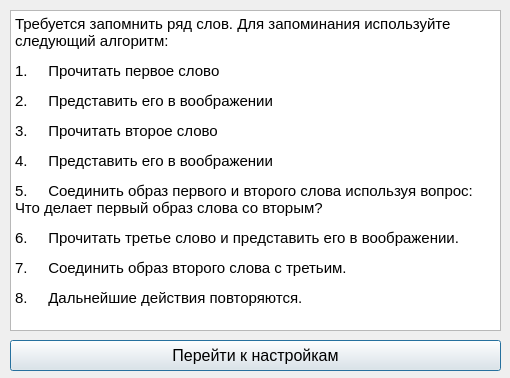
<?xml version="1.0" encoding="UTF-8"?>
<ui version="4.0">
 <class>Manual</class>
 <widget class="QDialog" name="Manual">
  <property name="geometry">
   <rect>
    <x>0</x>
    <y>0</y>
    <width>510</width>
    <height>378</height>
   </rect>
  </property>
  <property name="windowTitle">
   <string>Инструкция</string>
  </property>
  <widget class="QTextBrowser" name="textBrowser">
   <property name="geometry">
    <rect>
     <x>10</x>
     <y>10</y>
     <width>491</width>
     <height>321</height>
    </rect>
   </property>
   <property name="html">
    <string>&lt;!DOCTYPE HTML PUBLIC &quot;-//W3C//DTD HTML 4.0//EN&quot; &quot;http://www.w3.org/TR/REC-html40/strict.dtd&quot;&gt;
&lt;html&gt;&lt;head&gt;&lt;meta name=&quot;qrichtext&quot; content=&quot;1&quot; /&gt;&lt;style type=&quot;text/css&quot;&gt;
p, li { white-space: pre-wrap; }
&lt;/style&gt;&lt;/head&gt;&lt;body style=&quot; font-family:'MS Shell Dlg 2'; font-size:8.25pt; font-weight:400; font-style:normal;&quot;&gt;
&lt;p style=&quot; margin-top:0px; margin-bottom:0px; margin-left:0px; margin-right:0px; -qt-block-indent:0; text-indent:0px;&quot;&gt;&lt;span style=&quot; font-family:'Times New Roman,serif'; font-size:11pt;&quot;&gt;Требуется запомнить ряд слов. Для запоминания используйте следующий алгоритм:&lt;/span&gt;&lt;/p&gt;
&lt;p style=&quot; margin-top:12px; margin-bottom:12px; margin-left:0px; margin-right:0px; -qt-block-indent:0; text-indent:0px;&quot;&gt;&lt;span style=&quot; font-family:'Times New Roman,serif'; font-size:11pt;&quot;&gt;1.&lt;/span&gt;&lt;span style=&quot; font-family:'Times New Roman'; font-size:11pt;&quot;&gt;     &lt;/span&gt;&lt;span style=&quot; font-family:'Times New Roman,serif'; font-size:11pt;&quot;&gt;Прочитать первое слово&lt;/span&gt;&lt;span style=&quot; font-size:11pt;&quot;&gt; &lt;/span&gt;&lt;/p&gt;
&lt;p style=&quot; margin-top:12px; margin-bottom:12px; margin-left:0px; margin-right:0px; -qt-block-indent:0; text-indent:0px;&quot;&gt;&lt;span style=&quot; font-family:'Times New Roman,serif'; font-size:11pt;&quot;&gt;2.&lt;/span&gt;&lt;span style=&quot; font-family:'Times New Roman'; font-size:11pt;&quot;&gt;     &lt;/span&gt;&lt;span style=&quot; font-family:'Times New Roman,serif'; font-size:11pt;&quot;&gt;Представить его в воображении&lt;/span&gt;&lt;span style=&quot; font-size:11pt;&quot;&gt; &lt;/span&gt;&lt;/p&gt;
&lt;p style=&quot; margin-top:12px; margin-bottom:12px; margin-left:0px; margin-right:0px; -qt-block-indent:0; text-indent:0px;&quot;&gt;&lt;span style=&quot; font-family:'Times New Roman,serif'; font-size:11pt;&quot;&gt;3.&lt;/span&gt;&lt;span style=&quot; font-family:'Times New Roman'; font-size:11pt;&quot;&gt;     &lt;/span&gt;&lt;span style=&quot; font-family:'Times New Roman,serif'; font-size:11pt;&quot;&gt;Прочитать второе слово&lt;/span&gt;&lt;span style=&quot; font-size:11pt;&quot;&gt; &lt;/span&gt;&lt;/p&gt;
&lt;p style=&quot; margin-top:12px; margin-bottom:12px; margin-left:0px; margin-right:0px; -qt-block-indent:0; text-indent:0px;&quot;&gt;&lt;span style=&quot; font-family:'Times New Roman,serif'; font-size:11pt;&quot;&gt;4.&lt;/span&gt;&lt;span style=&quot; font-family:'Times New Roman'; font-size:11pt;&quot;&gt;     &lt;/span&gt;&lt;span style=&quot; font-family:'Times New Roman,serif'; font-size:11pt;&quot;&gt;Представить его в воображении&lt;/span&gt;&lt;span style=&quot; font-size:11pt;&quot;&gt; &lt;/span&gt;&lt;/p&gt;
&lt;p style=&quot; margin-top:12px; margin-bottom:12px; margin-left:0px; margin-right:0px; -qt-block-indent:0; text-indent:0px;&quot;&gt;&lt;span style=&quot; font-family:'Times New Roman,serif'; font-size:11pt;&quot;&gt;5.&lt;/span&gt;&lt;span style=&quot; font-family:'Times New Roman'; font-size:11pt;&quot;&gt;     &lt;/span&gt;&lt;span style=&quot; font-family:'Times New Roman,serif'; font-size:11pt;&quot;&gt;Соединить образ первого и второго слова используя вопрос: Что делает первый образ слова со вторым?&lt;/span&gt;&lt;span style=&quot; font-size:11pt;&quot;&gt; &lt;/span&gt;&lt;/p&gt;
&lt;p style=&quot; margin-top:12px; margin-bottom:12px; margin-left:0px; margin-right:0px; -qt-block-indent:0; text-indent:0px;&quot;&gt;&lt;span style=&quot; font-family:'Times New Roman,serif'; font-size:11pt;&quot;&gt;6.&lt;/span&gt;&lt;span style=&quot; font-family:'Times New Roman'; font-size:11pt;&quot;&gt;     &lt;/span&gt;&lt;span style=&quot; font-family:'Times New Roman,serif'; font-size:11pt;&quot;&gt;Прочитать третье слово и представить его в воображении.&lt;/span&gt;&lt;span style=&quot; font-size:11pt;&quot;&gt; &lt;/span&gt;&lt;/p&gt;
&lt;p style=&quot; margin-top:12px; margin-bottom:12px; margin-left:0px; margin-right:0px; -qt-block-indent:0; text-indent:0px;&quot;&gt;&lt;span style=&quot; font-family:'Times New Roman,serif'; font-size:11pt;&quot;&gt;7.&lt;/span&gt;&lt;span style=&quot; font-family:'Times New Roman'; font-size:11pt;&quot;&gt;     &lt;/span&gt;&lt;span style=&quot; font-family:'Times New Roman,serif'; font-size:11pt;&quot;&gt;Соединить образ второго слова с третьим.&lt;/span&gt;&lt;span style=&quot; font-size:11pt;&quot;&gt; &lt;/span&gt;&lt;/p&gt;
&lt;p style=&quot; margin-top:12px; margin-bottom:12px; margin-left:0px; margin-right:0px; -qt-block-indent:0; text-indent:0px;&quot;&gt;&lt;span style=&quot; font-family:'Times New Roman,serif'; font-size:11pt;&quot;&gt;8.&lt;/span&gt;&lt;span style=&quot; font-family:'Times New Roman'; font-size:11pt;&quot;&gt;     &lt;/span&gt;&lt;span style=&quot; font-family:'Times New Roman,serif'; font-size:11pt;&quot;&gt;Дальнейшие действия повторяются.&lt;/span&gt;&lt;span style=&quot; font-size:11pt;&quot;&gt; &lt;/span&gt;&lt;/p&gt;&lt;/body&gt;&lt;/html&gt;</string>
   </property>
  </widget>
  <widget class="QPushButton" name="pushButton">
   <property name="geometry">
    <rect>
     <x>10</x>
     <y>340</y>
     <width>491</width>
     <height>31</height>
    </rect>
   </property>
   <property name="font">
    <font>
     <pointsize>12</pointsize>
    </font>
   </property>
   <property name="text">
    <string>Перейти к настройкам</string>
   </property>
  </widget>
 </widget>
 <resources/>
 <connections/>
</ui>
